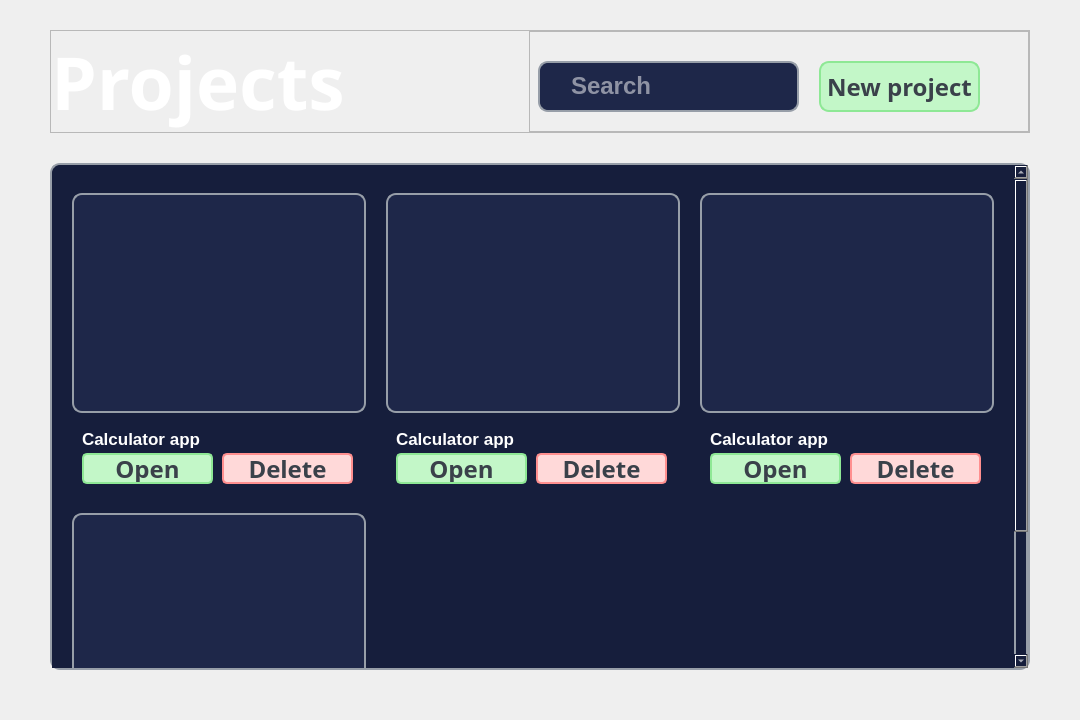
<?xml version="1.0" encoding="UTF-8"?>
<ui version="4.0">
 <class>Form</class>
 <widget class="QWidget" name="Form">
  <property name="geometry">
   <rect>
    <x>0</x>
    <y>0</y>
    <width>1080</width>
    <height>720</height>
   </rect>
  </property>
  <property name="windowTitle">
   <string>Form</string>
  </property>
  <layout class="QVBoxLayout" name="verticalLayout_2">
   <property name="spacing">
    <number>30</number>
   </property>
   <property name="leftMargin">
    <number>50</number>
   </property>
   <property name="topMargin">
    <number>30</number>
   </property>
   <property name="rightMargin">
    <number>50</number>
   </property>
   <property name="bottomMargin">
    <number>50</number>
   </property>
   <item>
    <widget class="QFrame" name="head">
     <property name="minimumSize">
      <size>
       <width>620</width>
       <height>90</height>
      </size>
     </property>
     <property name="styleSheet">
      <string notr="true"/>
     </property>
     <property name="frameShape">
      <enum>QFrame::StyledPanel</enum>
     </property>
     <property name="frameShadow">
      <enum>QFrame::Raised</enum>
     </property>
     <layout class="QHBoxLayout" name="horizontalLayout">
      <property name="spacing">
       <number>5</number>
      </property>
      <property name="leftMargin">
       <number>0</number>
      </property>
      <property name="topMargin">
       <number>0</number>
      </property>
      <property name="rightMargin">
       <number>0</number>
      </property>
      <property name="bottomMargin">
       <number>0</number>
      </property>
      <item>
       <widget class="QLabel" name="title">
        <property name="sizePolicy">
         <sizepolicy hsizetype="Expanding" vsizetype="Preferred">
          <horstretch>100</horstretch>
          <verstretch>100</verstretch>
         </sizepolicy>
        </property>
        <property name="font">
         <font>
          <family>Leelawadee</family>
          <pointsize>55</pointsize>
          <bold>true</bold>
         </font>
        </property>
        <property name="styleSheet">
         <string notr="true">color: #ffffff</string>
        </property>
        <property name="text">
         <string>Projects</string>
        </property>
       </widget>
      </item>
      <item>
       <widget class="QFrame" name="frame_3">
        <property name="minimumSize">
         <size>
          <width>500</width>
          <height>0</height>
         </size>
        </property>
        <property name="frameShape">
         <enum>QFrame::StyledPanel</enum>
        </property>
        <property name="frameShadow">
         <enum>QFrame::Raised</enum>
        </property>
        <widget class="QFrame" name="search_frame">
         <property name="geometry">
          <rect>
           <x>9</x>
           <y>30</y>
           <width>261</width>
           <height>51</height>
          </rect>
         </property>
         <property name="minimumSize">
          <size>
           <width>0</width>
           <height>0</height>
          </size>
         </property>
         <property name="maximumSize">
          <size>
           <width>16777215</width>
           <height>16777215</height>
          </size>
         </property>
         <property name="styleSheet">
          <string notr="true">border: 2px solid #979ea8;
border-radius: 10px;
background: #1e2749;
color: #ffffff;</string>
         </property>
         <property name="frameShape">
          <enum>QFrame::StyledPanel</enum>
         </property>
         <property name="frameShadow">
          <enum>QFrame::Raised</enum>
         </property>
         <layout class="QHBoxLayout" name="horizontalLayout_2">
          <property name="leftMargin">
           <number>0</number>
          </property>
          <property name="topMargin">
           <number>0</number>
          </property>
          <property name="rightMargin">
           <number>0</number>
          </property>
          <property name="bottomMargin">
           <number>0</number>
          </property>
          <item>
           <widget class="QLabel" name="search_icon">
            <property name="maximumSize">
             <size>
              <width>50</width>
              <height>50</height>
             </size>
            </property>
            <property name="styleSheet">
             <string notr="true">border: 0px;
background: #1e2749;
color: #ffffff;
qproperty-alignment: AlignLeft;
padding: 8px;</string>
            </property>
            <property name="text">
             <string/>
            </property>
            <property name="pixmap">
             <pixmap>../../../assets/images/search.png</pixmap>
            </property>
            <property name="scaledContents">
             <bool>true</bool>
            </property>
           </widget>
          </item>
          <item>
           <widget class="QLineEdit" name="search_field">
            <property name="minimumSize">
             <size>
              <width>0</width>
              <height>40</height>
             </size>
            </property>
            <property name="font">
             <font>
              <pointsize>18</pointsize>
              <bold>true</bold>
             </font>
            </property>
            <property name="styleSheet">
             <string notr="true">border: 0px;
background: #1e2749;
color: #ffffff;
qproperty-alignment: AlignLeft;</string>
            </property>
            <property name="text">
             <string/>
            </property>
            <property name="alignment">
             <set>Qt::AlignLeading</set>
            </property>
            <property name="placeholderText">
             <string>Search</string>
            </property>
           </widget>
          </item>
         </layout>
        </widget>
        <widget class="QPushButton" name="new_project_button">
         <property name="geometry">
          <rect>
           <x>290</x>
           <y>30</y>
           <width>161</width>
           <height>51</height>
          </rect>
         </property>
         <property name="minimumSize">
          <size>
           <width>0</width>
           <height>0</height>
          </size>
         </property>
         <property name="maximumSize">
          <size>
           <width>16777215</width>
           <height>100</height>
          </size>
         </property>
         <property name="font">
          <font>
           <family>Leelawadee</family>
           <pointsize>18</pointsize>
           <bold>true</bold>
          </font>
         </property>
         <property name="cursor">
          <cursorShape>PointingHandCursor</cursorShape>
         </property>
         <property name="toolTip">
          <string>Login</string>
         </property>
         <property name="styleSheet">
          <string notr="true">border: 2px solid #8ee895;
border-radius: 10px;
background: #c3f7c8;
color: #3a414a;</string>
         </property>
         <property name="text">
          <string>New project</string>
         </property>
        </widget>
       </widget>
      </item>
     </layout>
    </widget>
   </item>
   <item>
    <widget class="QScrollArea" name="body">
     <property name="styleSheet">
      <string notr="true">border: 2px solid #979ea8;
border-radius: 10px;
background: #161e3c;
color: #ffffff;</string>
     </property>
     <property name="frameShape">
      <enum>QFrame::NoFrame</enum>
     </property>
     <property name="frameShadow">
      <enum>QFrame::Plain</enum>
     </property>
     <property name="lineWidth">
      <number>0</number>
     </property>
     <property name="midLineWidth">
      <number>0</number>
     </property>
     <property name="verticalScrollBarPolicy">
      <enum>Qt::ScrollBarAlwaysOn</enum>
     </property>
     <property name="horizontalScrollBarPolicy">
      <enum>Qt::ScrollBarAlwaysOff</enum>
     </property>
     <property name="widgetResizable">
      <bool>true</bool>
     </property>
     <widget class="QWidget" name="scroll_body">
      <property name="geometry">
       <rect>
        <x>0</x>
        <y>0</y>
        <width>959</width>
        <height>676</height>
       </rect>
      </property>
      <property name="styleSheet">
       <string notr="true">border: 0px;
background: #161e3c;
color: #ffffff;</string>
      </property>
      <layout class="QGridLayout" name="gridLayout">
       <property name="sizeConstraint">
        <enum>QLayout::SetMinAndMaxSize</enum>
       </property>
       <property name="leftMargin">
        <number>20</number>
       </property>
       <property name="topMargin">
        <number>28</number>
       </property>
       <property name="rightMargin">
        <number>20</number>
       </property>
       <property name="bottomMargin">
        <number>28</number>
       </property>
       <property name="spacing">
        <number>20</number>
       </property>
       <item row="0" column="0">
        <widget class="QFrame" name="item">
         <property name="minimumSize">
          <size>
           <width>0</width>
           <height>300</height>
          </size>
         </property>
         <property name="maximumSize">
          <size>
           <width>16777215</width>
           <height>16777215</height>
          </size>
         </property>
         <property name="styleSheet">
          <string notr="true">border: 0px;
background: #161e3c;
color: #ffffff;</string>
         </property>
         <property name="frameShape">
          <enum>QFrame::StyledPanel</enum>
         </property>
         <property name="frameShadow">
          <enum>QFrame::Raised</enum>
         </property>
         <layout class="QVBoxLayout" name="verticalLayout">
          <property name="spacing">
           <number>0</number>
          </property>
          <property name="leftMargin">
           <number>0</number>
          </property>
          <property name="topMargin">
           <number>0</number>
          </property>
          <property name="rightMargin">
           <number>0</number>
          </property>
          <property name="bottomMargin">
           <number>0</number>
          </property>
          <item>
           <widget class="QFrame" name="preview">
            <property name="minimumSize">
             <size>
              <width>0</width>
              <height>0</height>
             </size>
            </property>
            <property name="maximumSize">
             <size>
              <width>16777215</width>
              <height>16777215</height>
             </size>
            </property>
            <property name="styleSheet">
             <string notr="true">border: 2px solid #979ea8;
border-radius: 10px;
background: #1e2749;
color: #ffffff;</string>
            </property>
            <property name="frameShape">
             <enum>QFrame::StyledPanel</enum>
            </property>
            <property name="frameShadow">
             <enum>QFrame::Raised</enum>
            </property>
           </widget>
          </item>
          <item>
           <widget class="QFrame" name="item_footer">
            <property name="maximumSize">
             <size>
              <width>16777215</width>
              <height>80</height>
             </size>
            </property>
            <property name="frameShape">
             <enum>QFrame::StyledPanel</enum>
            </property>
            <property name="frameShadow">
             <enum>QFrame::Raised</enum>
            </property>
            <widget class="QLabel" name="item_name">
             <property name="geometry">
              <rect>
               <x>10</x>
               <y>10</y>
               <width>271</width>
               <height>31</height>
              </rect>
             </property>
             <property name="font">
              <font>
               <pointsize>13</pointsize>
               <bold>true</bold>
              </font>
             </property>
             <property name="styleSheet">
              <string notr="true">qproperty-alignment: AlignLeft;</string>
             </property>
             <property name="text">
              <string>Calculator app</string>
             </property>
            </widget>
            <widget class="QPushButton" name="open_button">
             <property name="geometry">
              <rect>
               <x>10</x>
               <y>40</y>
               <width>131</width>
               <height>31</height>
              </rect>
             </property>
             <property name="minimumSize">
              <size>
               <width>0</width>
               <height>0</height>
              </size>
             </property>
             <property name="maximumSize">
              <size>
               <width>16777215</width>
               <height>100</height>
              </size>
             </property>
             <property name="font">
              <font>
               <family>Leelawadee</family>
               <pointsize>18</pointsize>
               <bold>true</bold>
              </font>
             </property>
             <property name="cursor">
              <cursorShape>PointingHandCursor</cursorShape>
             </property>
             <property name="toolTip">
              <string>Login</string>
             </property>
             <property name="styleSheet">
              <string notr="true">border: 2px solid #8ee895;
border-radius: 5px;
background: #c3f7c8;
color: #3a414a;</string>
             </property>
             <property name="text">
              <string>Open</string>
             </property>
            </widget>
            <widget class="QPushButton" name="delete_button">
             <property name="geometry">
              <rect>
               <x>150</x>
               <y>40</y>
               <width>131</width>
               <height>31</height>
              </rect>
             </property>
             <property name="minimumSize">
              <size>
               <width>0</width>
               <height>0</height>
              </size>
             </property>
             <property name="maximumSize">
              <size>
               <width>16777215</width>
               <height>100</height>
              </size>
             </property>
             <property name="font">
              <font>
               <family>Leelawadee</family>
               <pointsize>18</pointsize>
               <bold>true</bold>
              </font>
             </property>
             <property name="cursor">
              <cursorShape>PointingHandCursor</cursorShape>
             </property>
             <property name="toolTip">
              <string>Login</string>
             </property>
             <property name="styleSheet">
              <string notr="true">border: 2px solid #ff8f8f;
border-radius: 5px;
background: #ffd9d9;
color: #3a414a;</string>
             </property>
             <property name="text">
              <string>Delete</string>
             </property>
            </widget>
           </widget>
          </item>
         </layout>
        </widget>
       </item>
       <item row="0" column="2">
        <widget class="QFrame" name="item_3">
         <property name="minimumSize">
          <size>
           <width>0</width>
           <height>300</height>
          </size>
         </property>
         <property name="maximumSize">
          <size>
           <width>16777215</width>
           <height>16777215</height>
          </size>
         </property>
         <property name="styleSheet">
          <string notr="true">border: 0px;
background: #161e3c;
color: #ffffff;</string>
         </property>
         <property name="frameShape">
          <enum>QFrame::StyledPanel</enum>
         </property>
         <property name="frameShadow">
          <enum>QFrame::Raised</enum>
         </property>
         <layout class="QVBoxLayout" name="verticalLayout_4">
          <property name="spacing">
           <number>0</number>
          </property>
          <property name="leftMargin">
           <number>0</number>
          </property>
          <property name="topMargin">
           <number>0</number>
          </property>
          <property name="rightMargin">
           <number>0</number>
          </property>
          <property name="bottomMargin">
           <number>0</number>
          </property>
          <item>
           <widget class="QFrame" name="preview_3">
            <property name="minimumSize">
             <size>
              <width>0</width>
              <height>0</height>
             </size>
            </property>
            <property name="maximumSize">
             <size>
              <width>16777215</width>
              <height>16777215</height>
             </size>
            </property>
            <property name="styleSheet">
             <string notr="true">border: 2px solid #979ea8;
border-radius: 10px;
background: #1e2749;
color: #ffffff;</string>
            </property>
            <property name="frameShape">
             <enum>QFrame::StyledPanel</enum>
            </property>
            <property name="frameShadow">
             <enum>QFrame::Raised</enum>
            </property>
           </widget>
          </item>
          <item>
           <widget class="QFrame" name="item_footer_3">
            <property name="maximumSize">
             <size>
              <width>16777215</width>
              <height>80</height>
             </size>
            </property>
            <property name="frameShape">
             <enum>QFrame::StyledPanel</enum>
            </property>
            <property name="frameShadow">
             <enum>QFrame::Raised</enum>
            </property>
            <widget class="QLabel" name="label_4">
             <property name="geometry">
              <rect>
               <x>10</x>
               <y>10</y>
               <width>271</width>
               <height>31</height>
              </rect>
             </property>
             <property name="font">
              <font>
               <pointsize>13</pointsize>
               <bold>true</bold>
              </font>
             </property>
             <property name="styleSheet">
              <string notr="true">qproperty-alignment: AlignLeft;</string>
             </property>
             <property name="text">
              <string>Calculator app</string>
             </property>
            </widget>
            <widget class="QPushButton" name="open_button_3">
             <property name="geometry">
              <rect>
               <x>10</x>
               <y>40</y>
               <width>131</width>
               <height>31</height>
              </rect>
             </property>
             <property name="minimumSize">
              <size>
               <width>0</width>
               <height>0</height>
              </size>
             </property>
             <property name="maximumSize">
              <size>
               <width>16777215</width>
               <height>100</height>
              </size>
             </property>
             <property name="font">
              <font>
               <family>Leelawadee</family>
               <pointsize>18</pointsize>
               <bold>true</bold>
              </font>
             </property>
             <property name="cursor">
              <cursorShape>PointingHandCursor</cursorShape>
             </property>
             <property name="toolTip">
              <string>Login</string>
             </property>
             <property name="styleSheet">
              <string notr="true">border: 2px solid #8ee895;
border-radius: 5px;
background: #c3f7c8;
color: #3a414a;</string>
             </property>
             <property name="text">
              <string>Open</string>
             </property>
            </widget>
            <widget class="QPushButton" name="delete_button_3">
             <property name="geometry">
              <rect>
               <x>150</x>
               <y>40</y>
               <width>131</width>
               <height>31</height>
              </rect>
             </property>
             <property name="minimumSize">
              <size>
               <width>0</width>
               <height>0</height>
              </size>
             </property>
             <property name="maximumSize">
              <size>
               <width>16777215</width>
               <height>100</height>
              </size>
             </property>
             <property name="font">
              <font>
               <family>Leelawadee</family>
               <pointsize>18</pointsize>
               <bold>true</bold>
              </font>
             </property>
             <property name="cursor">
              <cursorShape>PointingHandCursor</cursorShape>
             </property>
             <property name="toolTip">
              <string>Login</string>
             </property>
             <property name="styleSheet">
              <string notr="true">border: 2px solid #ff8f8f;
border-radius: 5px;
background: #ffd9d9;
color: #3a414a;</string>
             </property>
             <property name="text">
              <string>Delete</string>
             </property>
            </widget>
           </widget>
          </item>
         </layout>
        </widget>
       </item>
       <item row="0" column="1">
        <widget class="QFrame" name="item_2">
         <property name="minimumSize">
          <size>
           <width>0</width>
           <height>300</height>
          </size>
         </property>
         <property name="maximumSize">
          <size>
           <width>16777215</width>
           <height>16777215</height>
          </size>
         </property>
         <property name="styleSheet">
          <string notr="true">border: 0px;
background: #161e3c;
color: #ffffff;</string>
         </property>
         <property name="frameShape">
          <enum>QFrame::StyledPanel</enum>
         </property>
         <property name="frameShadow">
          <enum>QFrame::Raised</enum>
         </property>
         <layout class="QVBoxLayout" name="verticalLayout_3">
          <property name="spacing">
           <number>0</number>
          </property>
          <property name="leftMargin">
           <number>0</number>
          </property>
          <property name="topMargin">
           <number>0</number>
          </property>
          <property name="rightMargin">
           <number>0</number>
          </property>
          <property name="bottomMargin">
           <number>0</number>
          </property>
          <item>
           <widget class="QFrame" name="preview_2">
            <property name="minimumSize">
             <size>
              <width>0</width>
              <height>0</height>
             </size>
            </property>
            <property name="maximumSize">
             <size>
              <width>16777215</width>
              <height>16777215</height>
             </size>
            </property>
            <property name="styleSheet">
             <string notr="true">border: 2px solid #979ea8;
border-radius: 10px;
background: #1e2749;
color: #ffffff;</string>
            </property>
            <property name="frameShape">
             <enum>QFrame::StyledPanel</enum>
            </property>
            <property name="frameShadow">
             <enum>QFrame::Raised</enum>
            </property>
           </widget>
          </item>
          <item>
           <widget class="QFrame" name="item_footer_2">
            <property name="maximumSize">
             <size>
              <width>16777215</width>
              <height>80</height>
             </size>
            </property>
            <property name="frameShape">
             <enum>QFrame::StyledPanel</enum>
            </property>
            <property name="frameShadow">
             <enum>QFrame::Raised</enum>
            </property>
            <widget class="QLabel" name="label_3">
             <property name="geometry">
              <rect>
               <x>10</x>
               <y>10</y>
               <width>271</width>
               <height>31</height>
              </rect>
             </property>
             <property name="font">
              <font>
               <pointsize>13</pointsize>
               <bold>true</bold>
              </font>
             </property>
             <property name="styleSheet">
              <string notr="true">qproperty-alignment: AlignLeft;</string>
             </property>
             <property name="text">
              <string>Calculator app</string>
             </property>
            </widget>
            <widget class="QPushButton" name="open_button_2">
             <property name="geometry">
              <rect>
               <x>10</x>
               <y>40</y>
               <width>131</width>
               <height>31</height>
              </rect>
             </property>
             <property name="minimumSize">
              <size>
               <width>0</width>
               <height>0</height>
              </size>
             </property>
             <property name="maximumSize">
              <size>
               <width>16777215</width>
               <height>100</height>
              </size>
             </property>
             <property name="font">
              <font>
               <family>Leelawadee</family>
               <pointsize>18</pointsize>
               <bold>true</bold>
              </font>
             </property>
             <property name="cursor">
              <cursorShape>PointingHandCursor</cursorShape>
             </property>
             <property name="toolTip">
              <string>Login</string>
             </property>
             <property name="styleSheet">
              <string notr="true">border: 2px solid #8ee895;
border-radius: 5px;
background: #c3f7c8;
color: #3a414a;</string>
             </property>
             <property name="text">
              <string>Open</string>
             </property>
            </widget>
            <widget class="QPushButton" name="delete_button_2">
             <property name="geometry">
              <rect>
               <x>150</x>
               <y>40</y>
               <width>131</width>
               <height>31</height>
              </rect>
             </property>
             <property name="minimumSize">
              <size>
               <width>0</width>
               <height>0</height>
              </size>
             </property>
             <property name="maximumSize">
              <size>
               <width>16777215</width>
               <height>100</height>
              </size>
             </property>
             <property name="font">
              <font>
               <family>Leelawadee</family>
               <pointsize>18</pointsize>
               <bold>true</bold>
              </font>
             </property>
             <property name="cursor">
              <cursorShape>PointingHandCursor</cursorShape>
             </property>
             <property name="toolTip">
              <string>Login</string>
             </property>
             <property name="styleSheet">
              <string notr="true">border: 2px solid #ff8f8f;
border-radius: 5px;
background: #ffd9d9;
color: #3a414a;</string>
             </property>
             <property name="text">
              <string>Delete</string>
             </property>
            </widget>
           </widget>
          </item>
         </layout>
        </widget>
       </item>
       <item row="1" column="0">
        <widget class="QFrame" name="item_4">
         <property name="minimumSize">
          <size>
           <width>0</width>
           <height>300</height>
          </size>
         </property>
         <property name="maximumSize">
          <size>
           <width>16777215</width>
           <height>16777215</height>
          </size>
         </property>
         <property name="styleSheet">
          <string notr="true">border: 0px;
background: #161e3c;
color: #ffffff;</string>
         </property>
         <property name="frameShape">
          <enum>QFrame::StyledPanel</enum>
         </property>
         <property name="frameShadow">
          <enum>QFrame::Raised</enum>
         </property>
         <layout class="QVBoxLayout" name="verticalLayout_5">
          <property name="spacing">
           <number>0</number>
          </property>
          <property name="leftMargin">
           <number>0</number>
          </property>
          <property name="topMargin">
           <number>0</number>
          </property>
          <property name="rightMargin">
           <number>0</number>
          </property>
          <property name="bottomMargin">
           <number>0</number>
          </property>
          <item>
           <widget class="QFrame" name="preview_4">
            <property name="minimumSize">
             <size>
              <width>0</width>
              <height>0</height>
             </size>
            </property>
            <property name="maximumSize">
             <size>
              <width>16777215</width>
              <height>16777215</height>
             </size>
            </property>
            <property name="styleSheet">
             <string notr="true">border: 2px solid #979ea8;
border-radius: 10px;
background: #1e2749;
color: #ffffff;</string>
            </property>
            <property name="frameShape">
             <enum>QFrame::StyledPanel</enum>
            </property>
            <property name="frameShadow">
             <enum>QFrame::Raised</enum>
            </property>
           </widget>
          </item>
          <item>
           <widget class="QFrame" name="item_footer_4">
            <property name="maximumSize">
             <size>
              <width>16777215</width>
              <height>80</height>
             </size>
            </property>
            <property name="frameShape">
             <enum>QFrame::StyledPanel</enum>
            </property>
            <property name="frameShadow">
             <enum>QFrame::Raised</enum>
            </property>
            <widget class="QLabel" name="label_5">
             <property name="geometry">
              <rect>
               <x>10</x>
               <y>10</y>
               <width>271</width>
               <height>31</height>
              </rect>
             </property>
             <property name="font">
              <font>
               <pointsize>13</pointsize>
               <bold>true</bold>
              </font>
             </property>
             <property name="text">
              <string>Calculator app</string>
             </property>
            </widget>
            <widget class="QPushButton" name="open_button_4">
             <property name="geometry">
              <rect>
               <x>10</x>
               <y>40</y>
               <width>131</width>
               <height>31</height>
              </rect>
             </property>
             <property name="minimumSize">
              <size>
               <width>0</width>
               <height>0</height>
              </size>
             </property>
             <property name="maximumSize">
              <size>
               <width>16777215</width>
               <height>100</height>
              </size>
             </property>
             <property name="font">
              <font>
               <family>Leelawadee</family>
               <pointsize>18</pointsize>
               <bold>true</bold>
              </font>
             </property>
             <property name="cursor">
              <cursorShape>PointingHandCursor</cursorShape>
             </property>
             <property name="toolTip">
              <string>Login</string>
             </property>
             <property name="styleSheet">
              <string notr="true">border: 2px solid #8ee895;
border-radius: 5px;
background: #c3f7c8;
color: #3a414a;</string>
             </property>
             <property name="text">
              <string>Open</string>
             </property>
            </widget>
            <widget class="QPushButton" name="delete_button_4">
             <property name="geometry">
              <rect>
               <x>150</x>
               <y>40</y>
               <width>131</width>
               <height>31</height>
              </rect>
             </property>
             <property name="minimumSize">
              <size>
               <width>0</width>
               <height>0</height>
              </size>
             </property>
             <property name="maximumSize">
              <size>
               <width>16777215</width>
               <height>100</height>
              </size>
             </property>
             <property name="font">
              <font>
               <family>Leelawadee</family>
               <pointsize>18</pointsize>
               <bold>true</bold>
              </font>
             </property>
             <property name="cursor">
              <cursorShape>PointingHandCursor</cursorShape>
             </property>
             <property name="toolTip">
              <string>Login</string>
             </property>
             <property name="styleSheet">
              <string notr="true">border: 2px solid #ff8f8f;
border-radius: 5px;
background: #ffd9d9;
color: #3a414a;</string>
             </property>
             <property name="text">
              <string>Delete</string>
             </property>
            </widget>
           </widget>
          </item>
         </layout>
        </widget>
       </item>
      </layout>
     </widget>
    </widget>
   </item>
  </layout>
 </widget>
 <resources/>
 <connections/>
</ui>
